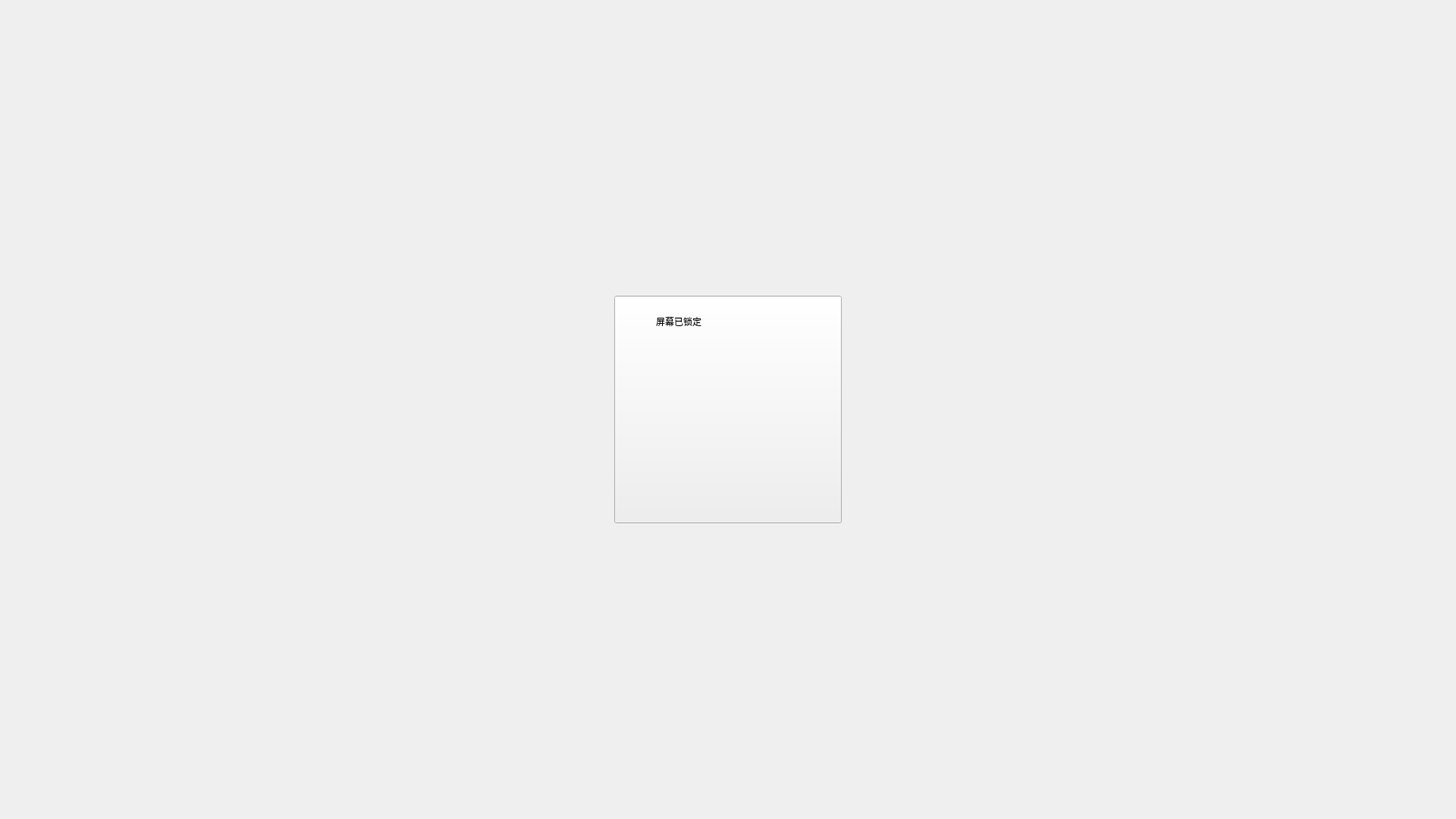
<?xml version="1.0" encoding="UTF-8"?>
<ui version="4.0">
 <class>OperatorInputOverlay</class>
 <widget class="QWidget" name="OperatorInputOverlay">
  <property name="geometry">
   <rect>
    <x>0</x>
    <y>0</y>
    <width>1920</width>
    <height>1080</height>
   </rect>
  </property>
  <property name="minimumSize">
   <size>
    <width>1920</width>
    <height>1080</height>
   </size>
  </property>
  <property name="maximumSize">
   <size>
    <width>1920</width>
    <height>1080</height>
   </size>
  </property>
  <property name="windowTitle">
   <string>OperatorInputOverlay1</string>
  </property>
  <widget class="QStackedWidget" name="OverlayStackedWidget">
   <property name="geometry">
    <rect>
     <x>0</x>
     <y>0</y>
     <width>1920</width>
     <height>1080</height>
    </rect>
   </property>
   <property name="minimumSize">
    <size>
     <width>1920</width>
     <height>1080</height>
    </size>
   </property>
   <property name="maximumSize">
    <size>
     <width>1920</width>
     <height>1080</height>
    </size>
   </property>
   <widget class="QWidget" name="ScreenSafety_Page">
    <widget class="QLabel" name="Unlock_Label">
     <property name="geometry">
      <rect>
       <x>865</x>
       <y>636</y>
       <width>200</width>
       <height>50</height>
      </rect>
     </property>
     <property name="minimumSize">
      <size>
       <width>200</width>
       <height>50</height>
      </size>
     </property>
     <property name="maximumSize">
      <size>
       <width>200</width>
       <height>50</height>
      </size>
     </property>
     <property name="text">
      <string>触摸这里解锁</string>
     </property>
    </widget>
    <widget class="QPushButton" name="LockHint_Button">
     <property name="geometry">
      <rect>
       <x>810</x>
       <y>390</y>
       <width>300</width>
       <height>300</height>
      </rect>
     </property>
     <property name="minimumSize">
      <size>
       <width>300</width>
       <height>300</height>
      </size>
     </property>
     <property name="maximumSize">
      <size>
       <width>300</width>
       <height>300</height>
      </size>
     </property>
     <property name="text">
      <string/>
     </property>
    </widget>
    <widget class="QLabel" name="Lock_Screen_Label">
     <property name="geometry">
      <rect>
       <x>865</x>
       <y>399</y>
       <width>200</width>
       <height>50</height>
      </rect>
     </property>
     <property name="minimumSize">
      <size>
       <width>200</width>
       <height>50</height>
      </size>
     </property>
     <property name="maximumSize">
      <size>
       <width>200</width>
       <height>50</height>
      </size>
     </property>
     <property name="text">
      <string>屏幕已锁定</string>
     </property>
    </widget>
    <widget class="QLabel" name="Lock_Label">
     <property name="geometry">
      <rect>
       <x>810</x>
       <y>390</y>
       <width>300</width>
       <height>300</height>
      </rect>
     </property>
     <property name="minimumSize">
      <size>
       <width>300</width>
       <height>300</height>
      </size>
     </property>
     <property name="maximumSize">
      <size>
       <width>300</width>
       <height>300</height>
      </size>
     </property>
     <property name="text">
      <string/>
     </property>
    </widget>
   </widget>
   <widget class="QWidget" name="ShutdownFinalizing_Page">
    <widget class="QLabel" name="Blank_Label">
     <property name="geometry">
      <rect>
       <x>0</x>
       <y>0</y>
       <width>1920</width>
       <height>1080</height>
      </rect>
     </property>
     <property name="minimumSize">
      <size>
       <width>1920</width>
       <height>1080</height>
      </size>
     </property>
     <property name="maximumSize">
      <size>
       <width>1920</width>
       <height>1080</height>
      </size>
     </property>
     <property name="text">
      <string/>
     </property>
    </widget>
   </widget>
  </widget>
 </widget>
 <resources/>
 <connections/>
</ui>
